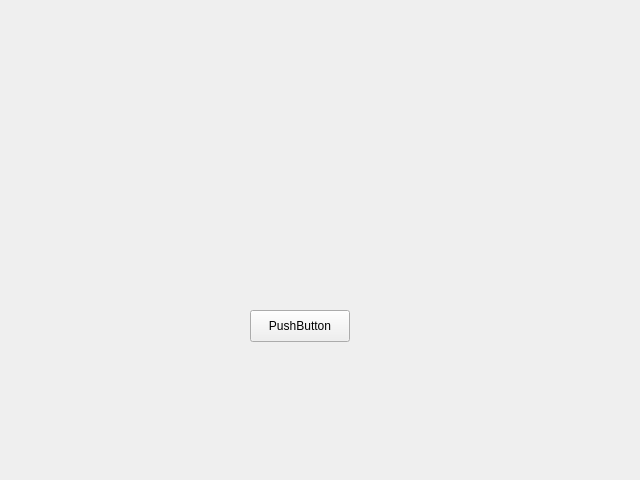
<?xml version="1.0" encoding="UTF-8"?>
<ui version="4.0">
 <class>DockWidget</class>
 <widget class="QDockWidget" name="DockWidget">
  <property name="geometry">
   <rect>
    <x>0</x>
    <y>0</y>
    <width>640</width>
    <height>480</height>
   </rect>
  </property>
  <property name="windowTitle">
   <string>DockWidget</string>
  </property>
  <widget class="QWidget" name="dockWidgetContents">
   <widget class="QPushButton" name="pushButton">
    <property name="geometry">
     <rect>
      <x>250</x>
      <y>310</y>
      <width>100</width>
      <height>32</height>
     </rect>
    </property>
    <property name="text">
     <string>PushButton</string>
    </property>
   </widget>
  </widget>
 </widget>
 <resources/>
 <connections/>
</ui>
